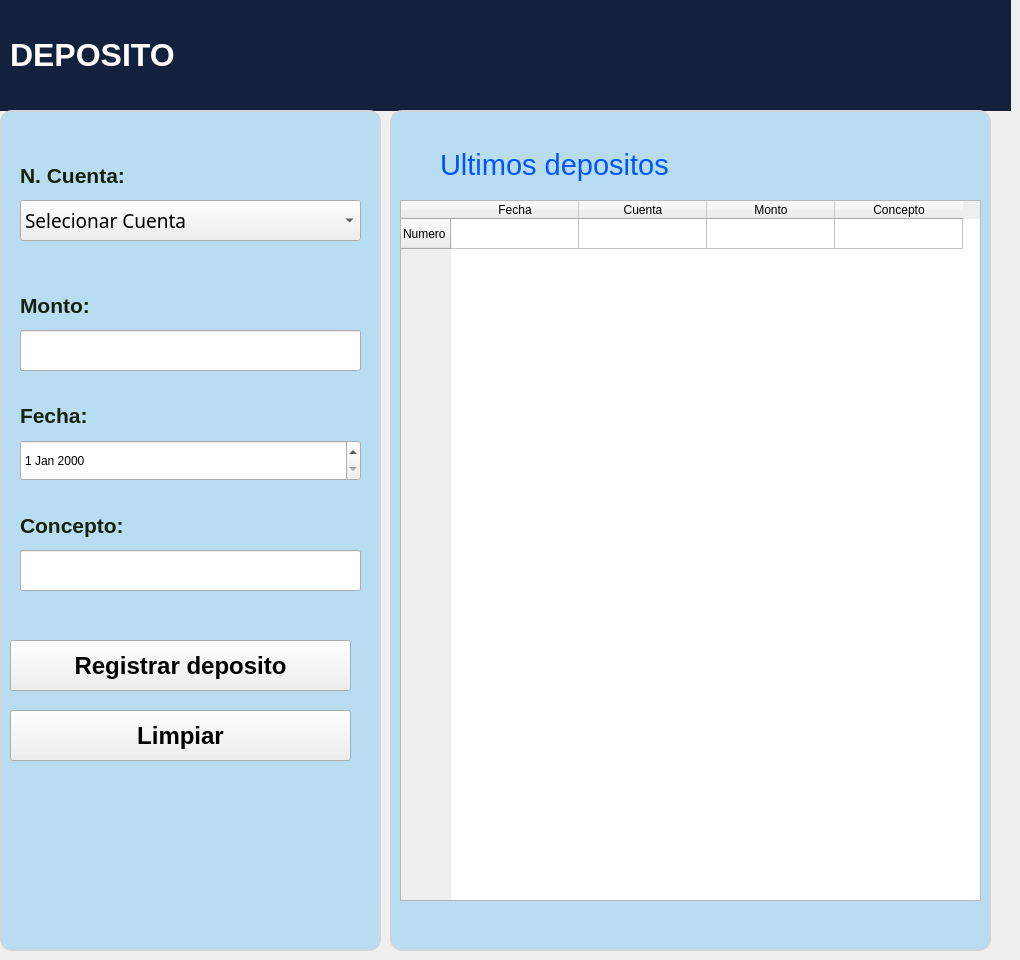
   <widget class="QWidget" name="pagina4">
    <widget class="QLabel" name="label_23">
     <property name="geometry">
      <rect>
       <x>0</x>
       <y>0</y>
       <width>1011</width>
       <height>111</height>
      </rect>
     </property>
     <property name="minimumSize">
      <size>
       <width>100</width>
       <height>70</height>
      </size>
     </property>
     <property name="font">
      <font>
       <pointsize>-1</pointsize>
       <weight>75</weight>
       <bold>true</bold>
      </font>
     </property>
     <property name="styleSheet">
      <string notr="true">background-color: #14213D;
color: white;
font-size: 18px;
font-weight: bold;</string>
     </property>
     <property name="text">
      <string/>
     </property>
    </widget>
    <widget class="QLabel" name="label_47">
     <property name="geometry">
      <rect>
       <x>0</x>
       <y>110</y>
       <width>381</width>
       <height>841</height>
      </rect>
     </property>
     <property name="font">
      <font>
       <pointsize>14</pointsize>
      </font>
     </property>
     <property name="styleSheet">
      <string notr="true">QLabel {
    background-color: #B8DCF0;
    color: #14220D;
    border: 2px solid #D1D5DB;
    border-radius: 12px;
    padding: 10px;
}</string>
     </property>
     <property name="text">
      <string/>
     </property>
    </widget>
    <widget class="QLabel" name="label_48">
     <property name="geometry">
      <rect>
       <x>20</x>
       <y>160</y>
       <width>181</width>
       <height>31</height>
      </rect>
     </property>
     <property name="font">
      <font>
       <pointsize>16</pointsize>
       <weight>75</weight>
       <bold>true</bold>
      </font>
     </property>
     <property name="styleSheet">
      <string notr="true">color: #14220D;</string>
     </property>
     <property name="text">
      <string>N. Cuenta:</string>
     </property>
    </widget>
    <widget class="QComboBox" name="comboBox_3">
     <property name="geometry">
      <rect>
       <x>20</x>
       <y>200</y>
       <width>341</width>
       <height>41</height>
      </rect>
     </property>
     <property name="font">
      <font>
       <family>Microsoft Yi Baiti</family>
       <pointsize>14</pointsize>
       <weight>50</weight>
       <bold>false</bold>
      </font>
     </property>
     <item>
      <property name="text">
       <string>Selecionar Cuenta</string>
      </property>
     </item>
    </widget>
    <widget class="QLabel" name="label_49">
     <property name="geometry">
      <rect>
       <x>20</x>
       <y>290</y>
       <width>181</width>
       <height>31</height>
      </rect>
     </property>
     <property name="font">
      <font>
       <pointsize>16</pointsize>
       <weight>75</weight>
       <bold>true</bold>
      </font>
     </property>
     <property name="styleSheet">
      <string notr="true">color: #14220D;</string>
     </property>
     <property name="text">
      <string>Monto:</string>
     </property>
    </widget>
    <widget class="QLineEdit" name="lineEdit_12">
     <property name="geometry">
      <rect>
       <x>20</x>
       <y>330</y>
       <width>341</width>
       <height>41</height>
      </rect>
     </property>
     <property name="text">
      <string/>
     </property>
    </widget>
    <widget class="QDateEdit" name="dateEdit_2">
     <property name="geometry">
      <rect>
       <x>20</x>
       <y>440</y>
       <width>341</width>
       <height>41</height>
      </rect>
     </property>
    </widget>
    <widget class="QLabel" name="label_50">
     <property name="geometry">
      <rect>
       <x>20</x>
       <y>400</y>
       <width>181</width>
       <height>31</height>
      </rect>
     </property>
     <property name="font">
      <font>
       <pointsize>16</pointsize>
       <weight>75</weight>
       <bold>true</bold>
      </font>
     </property>
     <property name="styleSheet">
      <string notr="true">color: #14220D;</string>
     </property>
     <property name="text">
      <string>Fecha:</string>
     </property>
    </widget>
    <widget class="QLabel" name="label_51">
     <property name="geometry">
      <rect>
       <x>20</x>
       <y>510</y>
       <width>181</width>
       <height>31</height>
      </rect>
     </property>
     <property name="font">
      <font>
       <pointsize>16</pointsize>
       <weight>75</weight>
       <bold>true</bold>
      </font>
     </property>
     <property name="styleSheet">
      <string notr="true">color: #14220D;</string>
     </property>
     <property name="text">
      <string>Concepto:</string>
     </property>
    </widget>
    <widget class="QLineEdit" name="lineEdit_13">
     <property name="geometry">
      <rect>
       <x>20</x>
       <y>550</y>
       <width>341</width>
       <height>41</height>
      </rect>
     </property>
     <property name="text">
      <string/>
     </property>
    </widget>
    <widget class="QPushButton" name="pushButton_22">
     <property name="geometry">
      <rect>
       <x>10</x>
       <y>710</y>
       <width>341</width>
       <height>51</height>
      </rect>
     </property>
     <property name="font">
      <font>
       <pointsize>18</pointsize>
       <weight>75</weight>
       <bold>true</bold>
      </font>
     </property>
     <property name="text">
      <string>Limpiar</string>
     </property>
     <property name="icon">
      <iconset>
       <normaloff>Imagenes/buscar.png</normaloff>Imagenes/buscar.png</iconset>
     </property>
     <property name="iconSize">
      <size>
       <width>50</width>
       <height>40</height>
      </size>
     </property>
    </widget>
    <widget class="QPushButton" name="pushButton_23">
     <property name="geometry">
      <rect>
       <x>10</x>
       <y>640</y>
       <width>341</width>
       <height>51</height>
      </rect>
     </property>
     <property name="font">
      <font>
       <pointsize>18</pointsize>
       <weight>75</weight>
       <bold>true</bold>
      </font>
     </property>
     <property name="text">
      <string>Registrar deposito</string>
     </property>
     <property name="icon">
      <iconset>
       <normaloff>Imagenes/verificar.png</normaloff>Imagenes/verificar.png</iconset>
     </property>
     <property name="iconSize">
      <size>
       <width>50</width>
       <height>40</height>
      </size>
     </property>
    </widget>
    <widget class="QLabel" name="label_52">
     <property name="geometry">
      <rect>
       <x>390</x>
       <y>110</y>
       <width>601</width>
       <height>841</height>
      </rect>
     </property>
     <property name="font">
      <font>
       <pointsize>14</pointsize>
      </font>
     </property>
     <property name="styleSheet">
      <string notr="true">QLabel {
    background-color: #B8DCF0;
    color: #14220D;
    border: 2px solid #D1D5DB;
    border-radius: 12px;
    padding: 10px;
}</string>
     </property>
     <property name="text">
      <string/>
     </property>
    </widget>
    <widget class="QLabel" name="label_53">
     <property name="geometry">
      <rect>
       <x>440</x>
       <y>130</y>
       <width>361</width>
       <height>71</height>
      </rect>
     </property>
     <property name="font">
      <font>
       <pointsize>22</pointsize>
       <weight>50</weight>
       <bold>false</bold>
      </font>
     </property>
     <property name="text">
      <string>&lt;html&gt;&lt;head/&gt;&lt;body&gt;&lt;p&gt;&lt;span style=&quot; color: #0055FF;;&quot;&gt;Ultimos depositos&lt;/span&gt;&lt;/p&gt;&lt;/body&gt;&lt;/html&gt;</string>
     </property>
    </widget>
    <widget class="QTableWidget" name="tableWidget_3">
     <property name="geometry">
      <rect>
       <x>400</x>
       <y>200</y>
       <width>581</width>
       <height>701</height>
      </rect>
     </property>
     <property name="minimumSize">
      <size>
       <width>30</width>
       <height>60</height>
      </size>
     </property>
     <property name="editTriggers">
      <set>QAbstractItemView::NoEditTriggers</set>
     </property>
     <attribute name="horizontalHeaderCascadingSectionResizes">
      <bool>false</bool>
     </attribute>
     <attribute name="horizontalHeaderDefaultSectionSize">
      <number>128</number>
     </attribute>
     <row>
      <property name="text">
       <string>Numero</string>
      </property>
     </row>
     <column>
      <property name="text">
       <string>Fecha</string>
      </property>
     </column>
     <column>
      <property name="text">
       <string>Cuenta</string>
      </property>
     </column>
     <column>
      <property name="text">
       <string>Monto</string>
      </property>
     </column>
     <column>
      <property name="text">
       <string>Concepto</string>
      </property>
     </column>
    </widget>
    <widget class="QLabel" name="label_119">
     <property name="geometry">
      <rect>
       <x>10</x>
       <y>10</y>
       <width>851</width>
       <height>91</height>
      </rect>
     </property>
     <property name="font">
      <font>
       <pointsize>24</pointsize>
       <weight>75</weight>
       <bold>true</bold>
      </font>
     </property>
     <property name="text">
      <string>&lt;html&gt;&lt;head/&gt;&lt;body&gt;&lt;p&gt;&lt;span style=&quot; color:#ffffff;&quot;&gt;DEPOSITO&lt;/span&gt;&lt;/p&gt;&lt;/body&gt;&lt;/html&gt;</string>
     </property>
    </widget>
   </widget>
